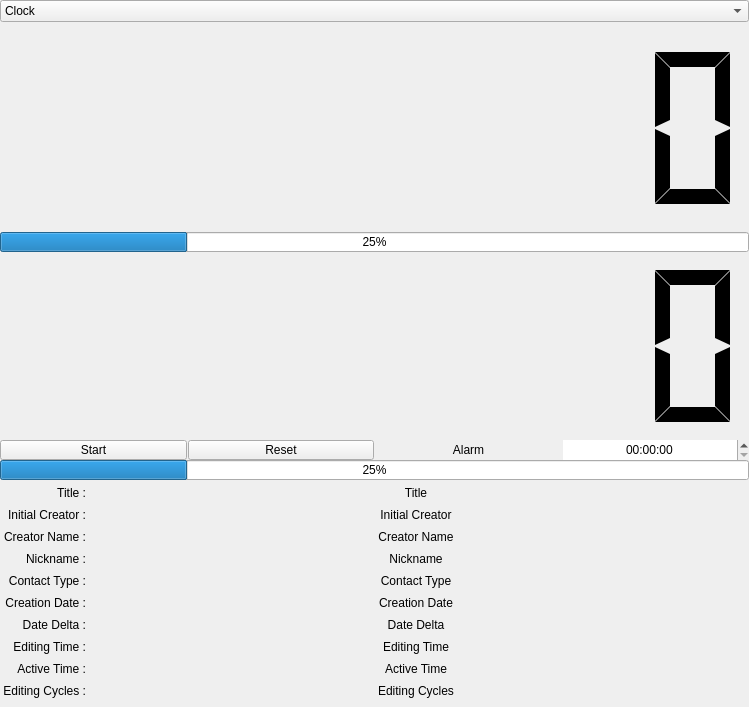
<?xml version="1.0" encoding="UTF-8"?>
<ui version="4.0">
 <class>timer_watch</class>
 <widget class="QWidget" name="timer_watch">
  <property name="geometry">
   <rect>
    <x>0</x>
    <y>0</y>
    <width>749</width>
    <height>707</height>
   </rect>
  </property>
  <property name="windowTitle">
   <string>Form</string>
  </property>
  <layout class="QVBoxLayout" name="timer_watch_layout">
   <property name="spacing">
    <number>0</number>
   </property>
   <property name="leftMargin">
    <number>0</number>
   </property>
   <property name="topMargin">
    <number>0</number>
   </property>
   <property name="rightMargin">
    <number>0</number>
   </property>
   <property name="bottomMargin">
    <number>0</number>
   </property>
   <item>
    <widget class="QWidget" name="tab_menu" native="true">
     <property name="sizePolicy">
      <sizepolicy hsizetype="Ignored" vsizetype="Fixed">
       <horstretch>0</horstretch>
       <verstretch>0</verstretch>
      </sizepolicy>
     </property>
     <layout class="QHBoxLayout" name="tab_menu_layout">
      <property name="spacing">
       <number>0</number>
      </property>
      <property name="leftMargin">
       <number>0</number>
      </property>
      <property name="topMargin">
       <number>0</number>
      </property>
      <property name="rightMargin">
       <number>0</number>
      </property>
      <property name="bottomMargin">
       <number>3</number>
      </property>
      <item>
       <widget class="QComboBox" name="menu_timer">
        <item>
         <property name="text">
          <string>Clock</string>
         </property>
        </item>
        <item>
         <property name="text">
          <string>Stopwatch</string>
         </property>
        </item>
        <item>
         <property name="text">
          <string>Information</string>
         </property>
        </item>
       </widget>
      </item>
     </layout>
    </widget>
   </item>
   <item>
    <widget class="QWidget" name="tab_clock" native="true">
     <property name="sizePolicy">
      <sizepolicy hsizetype="Ignored" vsizetype="Ignored">
       <horstretch>0</horstretch>
       <verstretch>0</verstretch>
      </sizepolicy>
     </property>
     <layout class="QVBoxLayout" name="tab_clock_layout">
      <property name="spacing">
       <number>0</number>
      </property>
      <property name="sizeConstraint">
       <enum>QLayout::SetNoConstraint</enum>
      </property>
      <property name="leftMargin">
       <number>0</number>
      </property>
      <property name="topMargin">
       <number>0</number>
      </property>
      <property name="rightMargin">
       <number>0</number>
      </property>
      <property name="bottomMargin">
       <number>0</number>
      </property>
      <item>
       <widget class="QLCDNumber" name="lcdNumber_1">
        <property name="sizePolicy">
         <sizepolicy hsizetype="Ignored" vsizetype="Ignored">
          <horstretch>0</horstretch>
          <verstretch>0</verstretch>
         </sizepolicy>
        </property>
        <property name="frameShape">
         <enum>QFrame::NoFrame</enum>
        </property>
        <property name="frameShadow">
         <enum>QFrame::Plain</enum>
        </property>
        <property name="digitCount">
         <number>8</number>
        </property>
        <property name="segmentStyle">
         <enum>QLCDNumber::Flat</enum>
        </property>
       </widget>
      </item>
      <item>
       <widget class="QProgressBar" name="progressBar_1">
        <property name="sizePolicy">
         <sizepolicy hsizetype="Ignored" vsizetype="Ignored">
          <horstretch>0</horstretch>
          <verstretch>0</verstretch>
         </sizepolicy>
        </property>
        <property name="minimumSize">
         <size>
          <width>0</width>
          <height>0</height>
         </size>
        </property>
        <property name="maximumSize">
         <size>
          <width>16777215</width>
          <height>20</height>
         </size>
        </property>
        <property name="value">
         <number>25</number>
        </property>
        <property name="alignment">
         <set>Qt::AlignCenter</set>
        </property>
       </widget>
      </item>
     </layout>
    </widget>
   </item>
   <item>
    <widget class="QWidget" name="tab_stopwatch" native="true">
     <property name="sizePolicy">
      <sizepolicy hsizetype="Ignored" vsizetype="Ignored">
       <horstretch>0</horstretch>
       <verstretch>0</verstretch>
      </sizepolicy>
     </property>
     <layout class="QVBoxLayout" name="tab_stopwatch_layout">
      <property name="spacing">
       <number>0</number>
      </property>
      <property name="sizeConstraint">
       <enum>QLayout::SetNoConstraint</enum>
      </property>
      <property name="leftMargin">
       <number>0</number>
      </property>
      <property name="topMargin">
       <number>0</number>
      </property>
      <property name="rightMargin">
       <number>0</number>
      </property>
      <property name="bottomMargin">
       <number>0</number>
      </property>
      <item>
       <widget class="QLCDNumber" name="lcdNumber_2">
        <property name="sizePolicy">
         <sizepolicy hsizetype="Ignored" vsizetype="Ignored">
          <horstretch>0</horstretch>
          <verstretch>0</verstretch>
         </sizepolicy>
        </property>
        <property name="frameShape">
         <enum>QFrame::NoFrame</enum>
        </property>
        <property name="frameShadow">
         <enum>QFrame::Plain</enum>
        </property>
        <property name="digitCount">
         <number>8</number>
        </property>
        <property name="segmentStyle">
         <enum>QLCDNumber::Flat</enum>
        </property>
       </widget>
      </item>
      <item>
       <layout class="QHBoxLayout" name="horizontalLayout">
        <property name="spacing">
         <number>1</number>
        </property>
        <property name="sizeConstraint">
         <enum>QLayout::SetNoConstraint</enum>
        </property>
        <item>
         <widget class="QPushButton" name="pushButton_startpause">
          <property name="sizePolicy">
           <sizepolicy hsizetype="Ignored" vsizetype="Fixed">
            <horstretch>0</horstretch>
            <verstretch>0</verstretch>
           </sizepolicy>
          </property>
          <property name="minimumSize">
           <size>
            <width>0</width>
            <height>0</height>
           </size>
          </property>
          <property name="maximumSize">
           <size>
            <width>16777215</width>
            <height>20</height>
           </size>
          </property>
          <property name="text">
           <string>Start</string>
          </property>
         </widget>
        </item>
        <item>
         <widget class="QPushButton" name="pushButton_reset">
          <property name="sizePolicy">
           <sizepolicy hsizetype="Ignored" vsizetype="Fixed">
            <horstretch>0</horstretch>
            <verstretch>0</verstretch>
           </sizepolicy>
          </property>
          <property name="minimumSize">
           <size>
            <width>0</width>
            <height>0</height>
           </size>
          </property>
          <property name="maximumSize">
           <size>
            <width>16777215</width>
            <height>20</height>
           </size>
          </property>
          <property name="text">
           <string>Reset</string>
          </property>
         </widget>
        </item>
        <item>
         <widget class="QPushButton" name="pushButton_alarm">
          <property name="sizePolicy">
           <sizepolicy hsizetype="Ignored" vsizetype="Fixed">
            <horstretch>0</horstretch>
            <verstretch>0</verstretch>
           </sizepolicy>
          </property>
          <property name="minimumSize">
           <size>
            <width>0</width>
            <height>0</height>
           </size>
          </property>
          <property name="maximumSize">
           <size>
            <width>16777215</width>
            <height>20</height>
           </size>
          </property>
          <property name="text">
           <string>Alarm</string>
          </property>
          <property name="checkable">
           <bool>true</bool>
          </property>
          <property name="flat">
           <bool>true</bool>
          </property>
         </widget>
        </item>
        <item>
         <widget class="QTimeEdit" name="timeEdit">
          <property name="sizePolicy">
           <sizepolicy hsizetype="Ignored" vsizetype="Fixed">
            <horstretch>0</horstretch>
            <verstretch>0</verstretch>
           </sizepolicy>
          </property>
          <property name="minimumSize">
           <size>
            <width>0</width>
            <height>0</height>
           </size>
          </property>
          <property name="maximumSize">
           <size>
            <width>16777215</width>
            <height>20</height>
           </size>
          </property>
          <property name="frame">
           <bool>false</bool>
          </property>
          <property name="alignment">
           <set>Qt::AlignCenter</set>
          </property>
          <property name="readOnly">
           <bool>false</bool>
          </property>
          <property name="minimumTime">
           <time>
            <hour>0</hour>
            <minute>0</minute>
            <second>0</second>
           </time>
          </property>
          <property name="displayFormat">
           <string>HH:mm:ss</string>
          </property>
          <property name="time">
           <time>
            <hour>0</hour>
            <minute>0</minute>
            <second>0</second>
           </time>
          </property>
         </widget>
        </item>
       </layout>
      </item>
      <item>
       <widget class="QProgressBar" name="progressBar_2">
        <property name="sizePolicy">
         <sizepolicy hsizetype="Ignored" vsizetype="Ignored">
          <horstretch>0</horstretch>
          <verstretch>0</verstretch>
         </sizepolicy>
        </property>
        <property name="minimumSize">
         <size>
          <width>0</width>
          <height>0</height>
         </size>
        </property>
        <property name="maximumSize">
         <size>
          <width>16777215</width>
          <height>20</height>
         </size>
        </property>
        <property name="value">
         <number>25</number>
        </property>
        <property name="alignment">
         <set>Qt::AlignCenter</set>
        </property>
       </widget>
      </item>
     </layout>
    </widget>
   </item>
   <item>
    <widget class="QWidget" name="tab_info" native="true">
     <property name="sizePolicy">
      <sizepolicy hsizetype="Ignored" vsizetype="Ignored">
       <horstretch>0</horstretch>
       <verstretch>0</verstretch>
      </sizepolicy>
     </property>
     <layout class="QGridLayout" name="tab_info_layout">
      <property name="sizeConstraint">
       <enum>QLayout::SetNoConstraint</enum>
      </property>
      <property name="leftMargin">
       <number>3</number>
      </property>
      <property name="topMargin">
       <number>1</number>
      </property>
      <property name="rightMargin">
       <number>3</number>
      </property>
      <property name="bottomMargin">
       <number>1</number>
      </property>
      <property name="spacing">
       <number>0</number>
      </property>
      <item row="1" column="1">
       <widget class="QLabel" name="label_05_initial_creator">
        <property name="sizePolicy">
         <sizepolicy hsizetype="MinimumExpanding" vsizetype="Ignored">
          <horstretch>0</horstretch>
          <verstretch>0</verstretch>
         </sizepolicy>
        </property>
        <property name="minimumSize">
         <size>
          <width>1</width>
          <height>0</height>
         </size>
        </property>
        <property name="maximumSize">
         <size>
          <width>16777215</width>
          <height>20</height>
         </size>
        </property>
        <property name="text">
         <string>Initial Creator</string>
        </property>
        <property name="alignment">
         <set>Qt::AlignCenter</set>
        </property>
       </widget>
      </item>
      <item row="9" column="1">
       <widget class="QLabel" name="label_06_editing_cycles">
        <property name="sizePolicy">
         <sizepolicy hsizetype="MinimumExpanding" vsizetype="Ignored">
          <horstretch>0</horstretch>
          <verstretch>0</verstretch>
         </sizepolicy>
        </property>
        <property name="minimumSize">
         <size>
          <width>1</width>
          <height>0</height>
         </size>
        </property>
        <property name="maximumSize">
         <size>
          <width>16777215</width>
          <height>20</height>
         </size>
        </property>
        <property name="text">
         <string>Editing Cycles</string>
        </property>
        <property name="alignment">
         <set>Qt::AlignCenter</set>
        </property>
       </widget>
      </item>
      <item row="7" column="1">
       <widget class="QLabel" name="label_07_editing_time">
        <property name="sizePolicy">
         <sizepolicy hsizetype="MinimumExpanding" vsizetype="Ignored">
          <horstretch>0</horstretch>
          <verstretch>0</verstretch>
         </sizepolicy>
        </property>
        <property name="minimumSize">
         <size>
          <width>1</width>
          <height>0</height>
         </size>
        </property>
        <property name="maximumSize">
         <size>
          <width>16777215</width>
          <height>20</height>
         </size>
        </property>
        <property name="text">
         <string>Editing Time</string>
        </property>
        <property name="alignment">
         <set>Qt::AlignCenter</set>
        </property>
       </widget>
      </item>
      <item row="3" column="1">
       <widget class="QLabel" name="label_10_nick_name">
        <property name="sizePolicy">
         <sizepolicy hsizetype="MinimumExpanding" vsizetype="Ignored">
          <horstretch>0</horstretch>
          <verstretch>0</verstretch>
         </sizepolicy>
        </property>
        <property name="minimumSize">
         <size>
          <width>1</width>
          <height>0</height>
         </size>
        </property>
        <property name="maximumSize">
         <size>
          <width>16777215</width>
          <height>20</height>
         </size>
        </property>
        <property name="text">
         <string>Nickname</string>
        </property>
        <property name="alignment">
         <set>Qt::AlignCenter</set>
        </property>
       </widget>
      </item>
      <item row="8" column="1">
       <widget class="QLabel" name="label_07_active_time">
        <property name="sizePolicy">
         <sizepolicy hsizetype="MinimumExpanding" vsizetype="Ignored">
          <horstretch>0</horstretch>
          <verstretch>0</verstretch>
         </sizepolicy>
        </property>
        <property name="minimumSize">
         <size>
          <width>1</width>
          <height>0</height>
         </size>
        </property>
        <property name="maximumSize">
         <size>
          <width>16777215</width>
          <height>20</height>
         </size>
        </property>
        <property name="text">
         <string>Active Time</string>
        </property>
        <property name="alignment">
         <set>Qt::AlignCenter</set>
        </property>
       </widget>
      </item>
      <item row="5" column="0">
       <widget class="QLabel" name="label_creation_date">
        <property name="sizePolicy">
         <sizepolicy hsizetype="Preferred" vsizetype="Ignored">
          <horstretch>0</horstretch>
          <verstretch>0</verstretch>
         </sizepolicy>
        </property>
        <property name="minimumSize">
         <size>
          <width>1</width>
          <height>0</height>
         </size>
        </property>
        <property name="maximumSize">
         <size>
          <width>16777215</width>
          <height>20</height>
         </size>
        </property>
        <property name="text">
         <string>Creation Date :</string>
        </property>
        <property name="alignment">
         <set>Qt::AlignRight|Qt::AlignTrailing|Qt::AlignVCenter</set>
        </property>
       </widget>
      </item>
      <item row="4" column="0">
       <widget class="QLabel" name="label_contact_type">
        <property name="sizePolicy">
         <sizepolicy hsizetype="Preferred" vsizetype="Ignored">
          <horstretch>0</horstretch>
          <verstretch>0</verstretch>
         </sizepolicy>
        </property>
        <property name="minimumSize">
         <size>
          <width>1</width>
          <height>0</height>
         </size>
        </property>
        <property name="maximumSize">
         <size>
          <width>16777215</width>
          <height>20</height>
         </size>
        </property>
        <property name="text">
         <string>Contact Type :</string>
        </property>
        <property name="alignment">
         <set>Qt::AlignRight|Qt::AlignTrailing|Qt::AlignVCenter</set>
        </property>
       </widget>
      </item>
      <item row="9" column="0">
       <widget class="QLabel" name="label_editing_cycles">
        <property name="sizePolicy">
         <sizepolicy hsizetype="Preferred" vsizetype="Ignored">
          <horstretch>0</horstretch>
          <verstretch>0</verstretch>
         </sizepolicy>
        </property>
        <property name="minimumSize">
         <size>
          <width>1</width>
          <height>0</height>
         </size>
        </property>
        <property name="maximumSize">
         <size>
          <width>16777215</width>
          <height>20</height>
         </size>
        </property>
        <property name="text">
         <string>Editing Cycles :</string>
        </property>
        <property name="alignment">
         <set>Qt::AlignRight|Qt::AlignTrailing|Qt::AlignVCenter</set>
        </property>
       </widget>
      </item>
      <item row="8" column="0">
       <widget class="QLabel" name="label_active_time">
        <property name="sizePolicy">
         <sizepolicy hsizetype="Preferred" vsizetype="Ignored">
          <horstretch>0</horstretch>
          <verstretch>0</verstretch>
         </sizepolicy>
        </property>
        <property name="minimumSize">
         <size>
          <width>1</width>
          <height>0</height>
         </size>
        </property>
        <property name="maximumSize">
         <size>
          <width>16777215</width>
          <height>20</height>
         </size>
        </property>
        <property name="text">
         <string>Active Time :</string>
        </property>
        <property name="alignment">
         <set>Qt::AlignRight|Qt::AlignTrailing|Qt::AlignVCenter</set>
        </property>
       </widget>
      </item>
      <item row="4" column="1">
       <widget class="QLabel" name="label_17_contact_type">
        <property name="sizePolicy">
         <sizepolicy hsizetype="MinimumExpanding" vsizetype="Ignored">
          <horstretch>0</horstretch>
          <verstretch>0</verstretch>
         </sizepolicy>
        </property>
        <property name="minimumSize">
         <size>
          <width>1</width>
          <height>0</height>
         </size>
        </property>
        <property name="maximumSize">
         <size>
          <width>16777215</width>
          <height>20</height>
         </size>
        </property>
        <property name="text">
         <string>Contact Type</string>
        </property>
        <property name="alignment">
         <set>Qt::AlignCenter</set>
        </property>
       </widget>
      </item>
      <item row="2" column="1">
       <widget class="QLabel" name="label_11_12_first_last_name">
        <property name="sizePolicy">
         <sizepolicy hsizetype="MinimumExpanding" vsizetype="Ignored">
          <horstretch>0</horstretch>
          <verstretch>0</verstretch>
         </sizepolicy>
        </property>
        <property name="minimumSize">
         <size>
          <width>1</width>
          <height>0</height>
         </size>
        </property>
        <property name="maximumSize">
         <size>
          <width>16777215</width>
          <height>20</height>
         </size>
        </property>
        <property name="text">
         <string>Creator Name</string>
        </property>
        <property name="alignment">
         <set>Qt::AlignCenter</set>
        </property>
       </widget>
      </item>
      <item row="5" column="1">
       <widget class="QLabel" name="label_09_creation_date">
        <property name="sizePolicy">
         <sizepolicy hsizetype="MinimumExpanding" vsizetype="Ignored">
          <horstretch>0</horstretch>
          <verstretch>0</verstretch>
         </sizepolicy>
        </property>
        <property name="minimumSize">
         <size>
          <width>1</width>
          <height>0</height>
         </size>
        </property>
        <property name="maximumSize">
         <size>
          <width>16777215</width>
          <height>20</height>
         </size>
        </property>
        <property name="text">
         <string>Creation Date</string>
        </property>
        <property name="alignment">
         <set>Qt::AlignCenter</set>
        </property>
       </widget>
      </item>
      <item row="2" column="0">
       <widget class="QLabel" name="label_creator_name">
        <property name="sizePolicy">
         <sizepolicy hsizetype="Preferred" vsizetype="Ignored">
          <horstretch>0</horstretch>
          <verstretch>0</verstretch>
         </sizepolicy>
        </property>
        <property name="minimumSize">
         <size>
          <width>1</width>
          <height>0</height>
         </size>
        </property>
        <property name="maximumSize">
         <size>
          <width>16777215</width>
          <height>20</height>
         </size>
        </property>
        <property name="text">
         <string>Creator Name :</string>
        </property>
        <property name="alignment">
         <set>Qt::AlignRight|Qt::AlignTrailing|Qt::AlignVCenter</set>
        </property>
       </widget>
      </item>
      <item row="7" column="0">
       <widget class="QLabel" name="label_editing_time">
        <property name="sizePolicy">
         <sizepolicy hsizetype="Preferred" vsizetype="Ignored">
          <horstretch>0</horstretch>
          <verstretch>0</verstretch>
         </sizepolicy>
        </property>
        <property name="minimumSize">
         <size>
          <width>1</width>
          <height>0</height>
         </size>
        </property>
        <property name="maximumSize">
         <size>
          <width>16777215</width>
          <height>20</height>
         </size>
        </property>
        <property name="text">
         <string>Editing Time :</string>
        </property>
        <property name="alignment">
         <set>Qt::AlignRight|Qt::AlignTrailing|Qt::AlignVCenter</set>
        </property>
       </widget>
      </item>
      <item row="6" column="1">
       <widget class="QLabel" name="label_09_date_delta">
        <property name="sizePolicy">
         <sizepolicy hsizetype="MinimumExpanding" vsizetype="Ignored">
          <horstretch>0</horstretch>
          <verstretch>0</verstretch>
         </sizepolicy>
        </property>
        <property name="minimumSize">
         <size>
          <width>1</width>
          <height>0</height>
         </size>
        </property>
        <property name="maximumSize">
         <size>
          <width>16777215</width>
          <height>20</height>
         </size>
        </property>
        <property name="text">
         <string>Date Delta</string>
        </property>
        <property name="alignment">
         <set>Qt::AlignCenter</set>
        </property>
       </widget>
      </item>
      <item row="3" column="0">
       <widget class="QLabel" name="label_nick_name">
        <property name="sizePolicy">
         <sizepolicy hsizetype="Preferred" vsizetype="Ignored">
          <horstretch>0</horstretch>
          <verstretch>0</verstretch>
         </sizepolicy>
        </property>
        <property name="minimumSize">
         <size>
          <width>1</width>
          <height>0</height>
         </size>
        </property>
        <property name="maximumSize">
         <size>
          <width>16777215</width>
          <height>20</height>
         </size>
        </property>
        <property name="text">
         <string>Nickname :</string>
        </property>
        <property name="alignment">
         <set>Qt::AlignRight|Qt::AlignTrailing|Qt::AlignVCenter</set>
        </property>
       </widget>
      </item>
      <item row="6" column="0">
       <widget class="QLabel" name="label_date_delta">
        <property name="sizePolicy">
         <sizepolicy hsizetype="Preferred" vsizetype="Ignored">
          <horstretch>0</horstretch>
          <verstretch>0</verstretch>
         </sizepolicy>
        </property>
        <property name="minimumSize">
         <size>
          <width>1</width>
          <height>0</height>
         </size>
        </property>
        <property name="maximumSize">
         <size>
          <width>16777215</width>
          <height>20</height>
         </size>
        </property>
        <property name="text">
         <string>Date Delta :</string>
        </property>
        <property name="alignment">
         <set>Qt::AlignRight|Qt::AlignTrailing|Qt::AlignVCenter</set>
        </property>
       </widget>
      </item>
      <item row="0" column="0">
       <widget class="QLabel" name="label_title">
        <property name="sizePolicy">
         <sizepolicy hsizetype="Preferred" vsizetype="Ignored">
          <horstretch>0</horstretch>
          <verstretch>0</verstretch>
         </sizepolicy>
        </property>
        <property name="minimumSize">
         <size>
          <width>1</width>
          <height>0</height>
         </size>
        </property>
        <property name="maximumSize">
         <size>
          <width>16777215</width>
          <height>20</height>
         </size>
        </property>
        <property name="text">
         <string>Title :</string>
        </property>
        <property name="alignment">
         <set>Qt::AlignRight|Qt::AlignTrailing|Qt::AlignVCenter</set>
        </property>
       </widget>
      </item>
      <item row="1" column="0">
       <widget class="QLabel" name="label_initial_creator">
        <property name="sizePolicy">
         <sizepolicy hsizetype="Preferred" vsizetype="Ignored">
          <horstretch>0</horstretch>
          <verstretch>0</verstretch>
         </sizepolicy>
        </property>
        <property name="minimumSize">
         <size>
          <width>1</width>
          <height>0</height>
         </size>
        </property>
        <property name="maximumSize">
         <size>
          <width>16777215</width>
          <height>20</height>
         </size>
        </property>
        <property name="text">
         <string>Initial Creator :</string>
        </property>
        <property name="alignment">
         <set>Qt::AlignRight|Qt::AlignTrailing|Qt::AlignVCenter</set>
        </property>
       </widget>
      </item>
      <item row="0" column="1">
       <widget class="QLabel" name="label_00_title">
        <property name="sizePolicy">
         <sizepolicy hsizetype="MinimumExpanding" vsizetype="Ignored">
          <horstretch>0</horstretch>
          <verstretch>0</verstretch>
         </sizepolicy>
        </property>
        <property name="minimumSize">
         <size>
          <width>1</width>
          <height>0</height>
         </size>
        </property>
        <property name="maximumSize">
         <size>
          <width>16777215</width>
          <height>20</height>
         </size>
        </property>
        <property name="text">
         <string>Title</string>
        </property>
        <property name="alignment">
         <set>Qt::AlignCenter</set>
        </property>
       </widget>
      </item>
     </layout>
    </widget>
   </item>
  </layout>
 </widget>
 <resources/>
 <connections/>
</ui>
